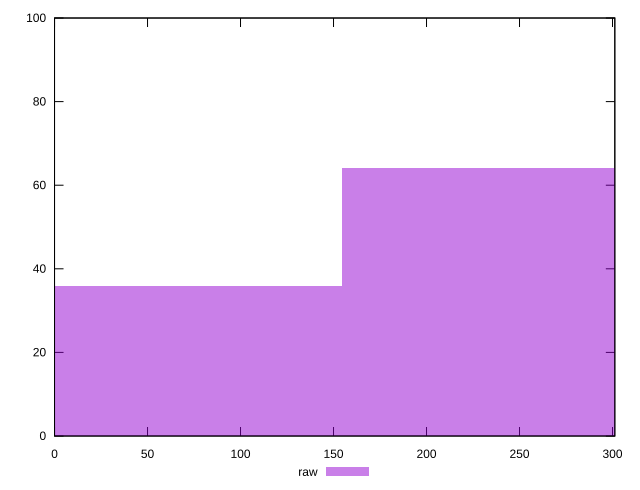

Here is the gnuplot script that generated this plot:
reset

$raw <<EOF
308.7975349183541 64
0 36
EOF

set key outside below
set boxwidth 308.7975349183541
set xrange [0:301.242]
set yrange [0:100]
set trange [0:100]
set style fill transparent solid 0.5 noborder
set terminal svg size 640, 490 enhanced background rgb 'white'
set output "reports/report_00033_2021-03-01T14-23-16.841Z/uses-rel-preconnect/samples/astro-inner-cached/raw/histogram.svg"

plot $raw title "raw" with boxes

reset
